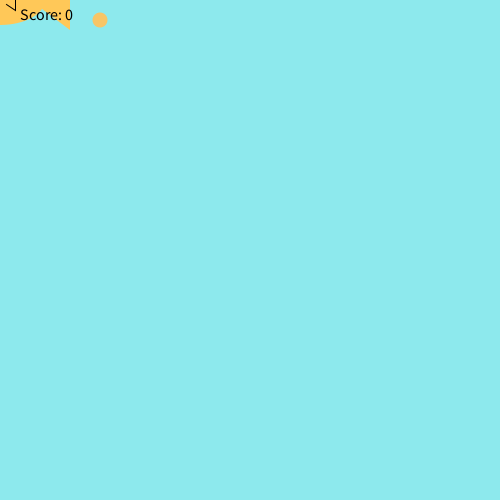
Frame 1 (no input)
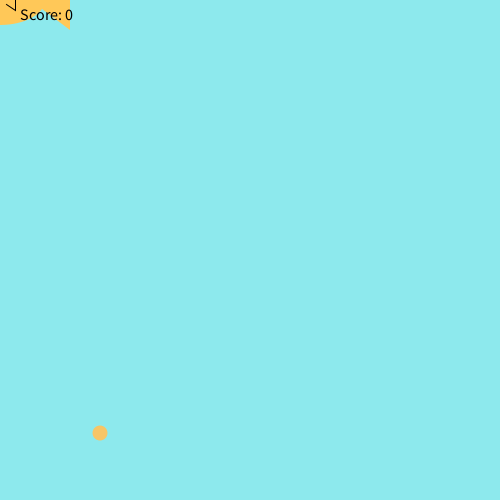
Frame 60 (the mouse pressed at the canvas centre just before this capture)
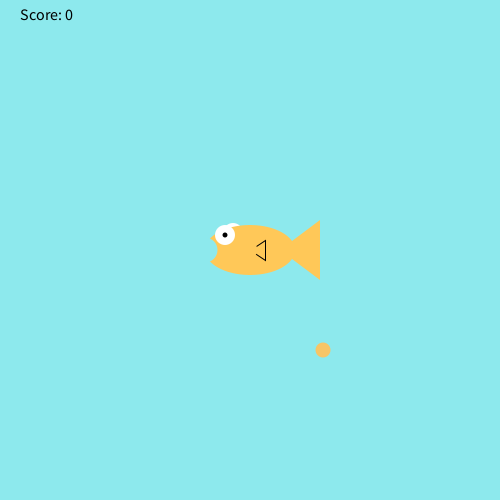
Frame 120 (the mouse held since frame 60 and released just before this capture)

The Processing sketch that drew these frames (run headless with seeded random() and noise(); from frame 60 on, the mouse is pressed at the canvas centre):

// Processing sketch: FishGame
// ── FishGame.pde
int userscore;
int foodX = 100;
int foodY = 20;
int score = 0;

void setup(){
  size(500,500);
}

void draw() {
  background(141, 233, 237);
  drawFish();
  userscore = 0;
  fill(0, 0, 0);
  textSize(16);
  text("Score: " + score, 20, 20);
  fill(#F7C566);
  noStroke();
  ellipse(foodX, foodY, 15, 15);
  foodY+=7;
  if(foodY >= 500) {
    foodX = (int) random(500);
    foodY = 0;
  if(userscore > 0) {
    userscore = userscore - 1;
  }
  }
  checkCatch(foodX, foodY);
}

void checkCatch(int x, int y){
     if(x > mouseX && x < mouseX+70){
          if(y > mouseY-17 && y < mouseY+30){
               score++;
               foodY = 20; 
               foodX = (int) random(width-20);
          }
     }
     else if (foodY > height && score > 0){
          score--;
     }
}

void drawFish(){
     noStroke();
     fill(255,255,255);
     ellipse(mouseX-17,mouseY-17,20,20); //back side eye
     fill(255,200,88);
     ellipse(mouseX,mouseY,90,50); //body
     triangle(mouseX+30,mouseY,mouseX+70,mouseY+30,mouseX+70,mouseY-30); //tail
     stroke(0);
     triangle(mouseX,mouseY,mouseX+15,mouseY+10,mouseX+15,mouseY-10); //side fin
     noStroke();
     fill(255,200,88);
     ellipse(mouseX,mouseY,15,15); //side fin cover
     noStroke();
     fill(255,255,255);
     ellipse(mouseX-25,mouseY-15,20,20); //front eye
     fill(0,0,0);
     ellipse(mouseX-25,mouseY-15,5,5); //pupil
     fill(141,233,237);
     ellipse(mouseX-45,mouseY,25,25); //mouth
}
